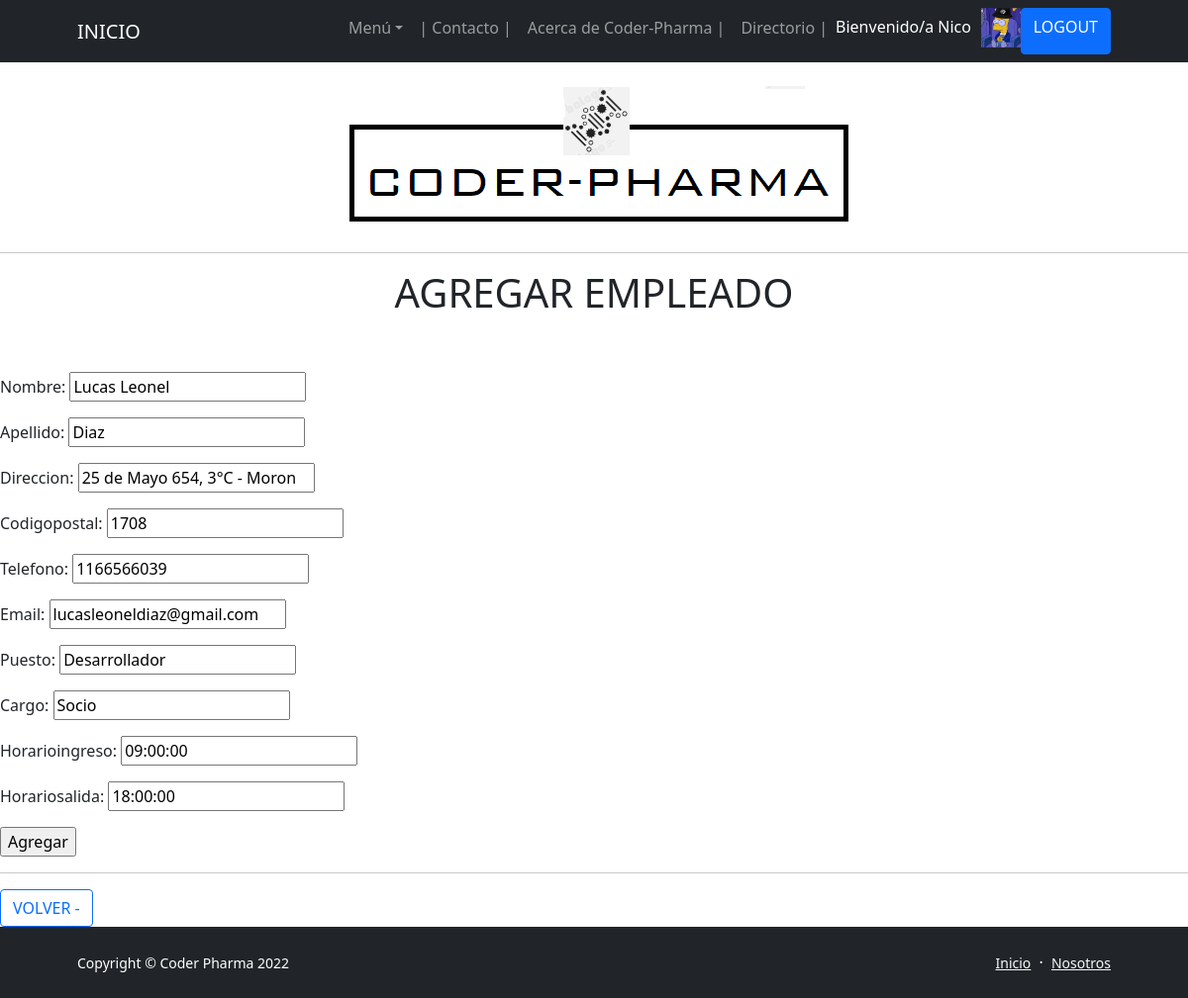
Screenshot of /App-Drogueria/EditaEmpleado/4 (signed in) with the database file from the repository.
### App_DROGUERIA/models.py (models this page shows, shortened)
class EMPLEADO(models.Model):
    nombre = models.CharField(max_length=50)
    apellido = models.CharField(max_length=50)
    direccion = models.CharField(max_length=50)
    codigoPostal = models.IntegerField()
    telefono = models.CharField(max_length=50)
    eMail = models.EmailField(max_length=50)
    puesto = models.CharField(max_length=50)
    cargo = models.CharField(max_length=50)
    horarioIngreso = models.TimeField()
    horarioSalida = models.TimeField()

### App_DROGUERIA/views.py (the view, shortened to what this page needs)
# urls.py: path('EditaEmpleado/<empleado_id>', EditaEmpleado, name = "06_EditaEmpleado"),
@login_required
def EditaEmpleado(request, empleado_id):
    empleado = EMPLEADO.objects.get(id=empleado_id)
    formulario = CreaEmpleado(initial={
                            'nombre':empleado.nombre,
                            'apellido':empleado.apellido,
                            'direccion':empleado.direccion,
                            'codigoPostal':empleado.codigoPostal,
                            'telefono':empleado.telefono,
                            'eMail':empleado.eMail,
                            'puesto':empleado.puesto,
                            'cargo':empleado.cargo,
                            'horarioIngreso':empleado.horarioIngreso,
                            'horarioSalida':empleado.horarioSalida,
                            })
    try:
            avatar = Avatar.objects.get(usuario = request.user.id)
            return render(request, "06 - AgregaEmpleado.html", {"form":formulario, "url": avatar.imagen.url})
    except:
        return render(request,"06 - AgregaEmpleado.html", {"form":formulario})

### App_DROGUERIA/forms.py
class CreaEmpleado(forms.Form):
    nombre = forms.CharField(max_length=50)
    apellido = forms.CharField(max_length=50)
    direccion = forms.CharField(max_length=50)
    codigoPostal = forms.IntegerField()
    telefono = forms.CharField(max_length=50)
    eMail = forms.EmailField(max_length=50)
    puesto = forms.CharField(max_length=50)
    cargo = forms.CharField(max_length=50)
    horarioIngreso = forms.TimeField()
    horarioSalida = forms.TimeField()

### App_DROGUERIA/Templates/06 - AgregaEmpleado.html (shortened to what this page needs)
{% extends '00 - ORIGEN (b).html' %}
{% load static %}
{% block blockname %}
<body>
    <br>
    <p class="text-center"><img class="img-fluid rounded mb-5 mb-lg-0" src="http://127.0.0.1:8000/media/imagenes/Membrete_Coder-Pharma.png" alt="..." /></p>
    <hr>
    <h1 class="text-center">AGREGAR EMPLEADO</h1>
    <br>
    <br>
    <form action="" method="POST">
        {{form.as_p}}
       <input type="submit" value="Agregar">
    </form>
    <hr>
            <a href="{% url '06_Empleados' %}" class="btn btn-outline-primary" disabled> VOLVER - </a>
    <br>
</body>
</html>
{% endblock blockname %}

### App_DROGUERIA/Templates/00 - ORIGEN (b).html (shortened to what this page needs)
<!DOCTYPE html>
<html lang="es">
    <head>
        {% load static %}
        <link href="https://cdn.jsdelivr.net/npm/bootstrap-icons@1.5.0/font/bootstrap-icons.css" rel="stylesheet" />
        <link href="{% static 'css/styles.css' %}" rel="stylesheet" />
        <link href="css/styles.css" rel="stylesheet" />
    </head>
    <body class="d-flex flex-column h-100">
        <main class="flex-shrink-0">
            <nav class="navbar navbar-expand-lg navbar-dark bg-dark">
                <div class="container px-5">
                    <a class="navbar-brand" href="{% url '01_Inicio' %}">INICIO</a>
                    <div class="collapse navbar-collapse" id="navbarSupportedContent">
                        <ul class="navbar-nav ms-auto mb-2 mb-lg-0">
                            <li class="nav-item dropdown">
                                <a class="nav-link dropdown-toggle" id="navbarDropdownBlog" href="#" role="button" data-bs-toggle="dropdown" aria-expanded="false">Menú</a>
                            </li>
                            <li class="nav-item"><a class="nav-link" href="{% url '09_Contacto' %}"> | Contacto | </a></li>
                            <li class="nav-item"><a class="nav-link" href="{% url '04_AcercadeCoderPharma' %}">Acerca de Coder-Pharma | </a></li>
                            <li class="nav-item"><a class="nav-link" href="{% url '05_Directorio' %}">Directorio | </a></li>
                            {% if user.is_authenticated %}
                                <p style="color: rgb(255, 255, 255); text-decoration: none; margin-right: 10px; margin-top: 7px;">Bienvenido/a {{user.username}}  </p>
                                <img src="{{ url }}" height="40px" alt="Avatar">
                                <li class="btn btn-primary" disabled ><a style="color: rgb(255, 255, 255); text-decoration: none" href="{% url '11_Logout' %}">LOGOUT</a></li>
                            {% else %}
                                <li class="btn btn-primary" disabled ><a style="color: rgb(255, 255, 255); text-decoration: none" href="{% url '09_Login' %}">LOGIN</a></li>
                            {% endif %}
                        </ul>
                    </div>
                </div>
            </nav>
            {% block blockname %}
            {% endblock blockname %}
        <footer class="bg-dark py-4 mt-auto">
            <div class="container px-5">
                <div class="row align-items-center justify-content-between flex-column flex-sm-row">
                    <div class="col-auto"><div class="small m-0 text-white">Copyright &copy; Coder Pharma 2022</div></div>
                    <div class="col-auto">
                        <a class="link-light small" href="{% url '01_Inicio' %}">Inicio</a>
                        <span class="text-white mx-1">&middot;</span>
                        <a class="link-light small" href="{% url '05_Directorio' %}">Nosotros</a>
                    </div>
                </div>
            </div>
        </footer>
    </body>
</html>

### rows the page displays
EMPLEADO: nombre "Lucas Leonel", apellido "Diaz", direccion "25 de Mayo 654, 3°C - Moron", codigoPostal "1708", telefono "1166566039", eMail "lucasleoneldiaz@gmail.com", puesto "Desarrollador", cargo "Socio", horarioIngreso "09:00:00", horarioSalida "18:00:00"

### other values shown
{{ user.username }} "Nico"
